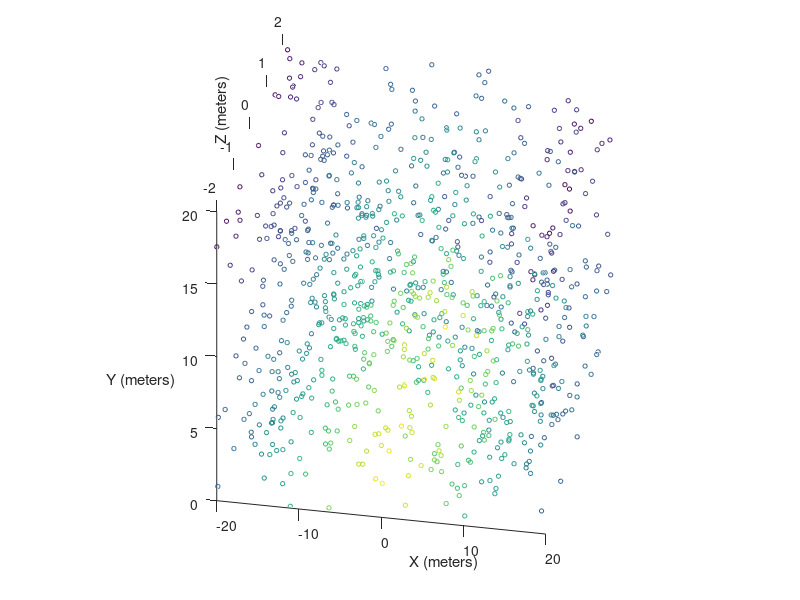

Recreate this plot in MATLAB.
% close previous figures
close all
clear all
pause on
hold on

% constants
XMIN = -20;
XMAX = 20;
YMAX = 20;
ZMIN = -2;
ZSTEP = 0.5;
ZMAX = 2;
NUMZSTEPS = (ZMAX - ZMIN) / ZSTEP + 1;
POINT_SIZE = 10;
PTS_PER_SLICE = 100;

model_3d = [];

% create model
for k = 0:(NUMZSTEPS-1)
    
    % x y z intensity
    slice_2d = zeros(PTS_PER_SLICE,4);
    
    % z coordinate
    slice_2d(:,3) = ZMIN + ZSTEP * k;
    
    % x coordinate
    slice_2d(:,1) = XMIN + rand(PTS_PER_SLICE,1) * 2 * XMAX;
    
    % y coordinate
    slice_2d(:,2) = 0 + rand(PTS_PER_SLICE,1) * YMAX;
    
    % linear intensity model
    dist = sqrt( slice_2d(:,1) .^ 2 + slice_2d(:,2) .^ 2);
    max_dist = sqrt( XMAX ^ 2 + YMAX ^ 2);
    slice_2d(:,4) = (1 - dist ./ max_dist);
    
    % concatenate to 3d matrix for this update step
    model_3d = vertcat(model_3d, slice_2d);
    
end

% plot it
set(gcf,'OuterPosition',[1120 0 800 800])
scatter3(model_3d(:,1), model_3d(:,2), model_3d(:,3), POINT_SIZE, model_3d(:,4));

xlabel('X (meters)')
ylabel('Y (meters)')
zlabel('Z (meters)')
campos([-10, -5, 5])